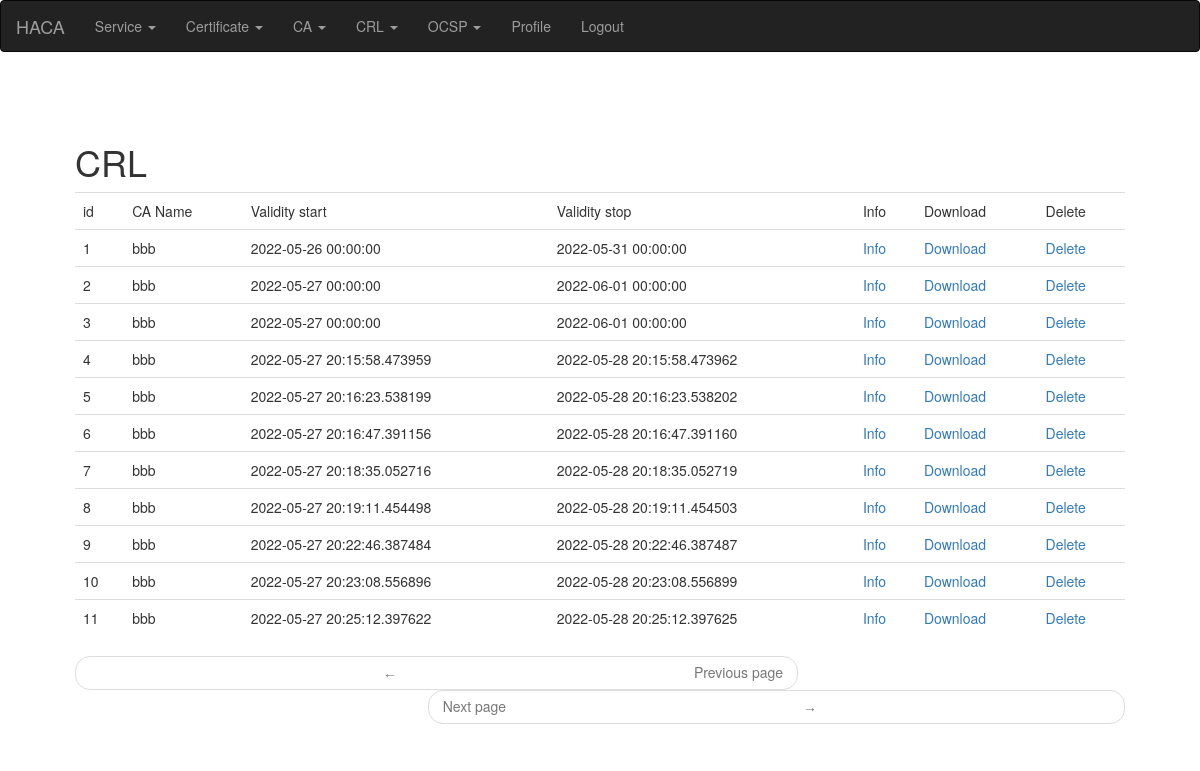
/crl/list/ (signed in), run on an earlier commit of the app's database.
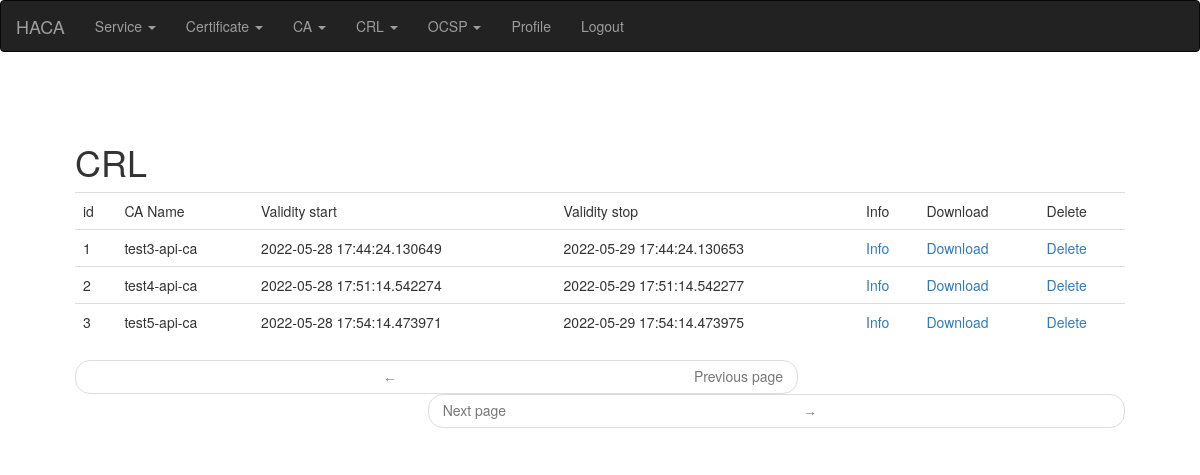
And on a later commit of the database.
### app/modules/crl/models.py (models this page shows, shortened)
class Crl(PaginatedAPIMixin, db.Model):
    __tablename__ = "crl"
    __searchable__ = []
    id = db.Column(db.Integer, primary_key=True)
    ca = db.relationship('CertificationAuthority', foreign_keys='Crl.ca_id')
    ca_id = db.Column(db.Integer, db.ForeignKey('certification_authority.id'))
    crl = CertificateRevocationList
    validity_start = db.Column(db.DateTime)
    validity_end = db.Column(db.DateTime)
    pem = db.Column(db.String(2000))

### app/modules/ca/models.py (models this page shows, shortened)
class CertificationAuthority(PaginatedAPIMixin, db.Model):
    __tablename__ = "certification_authority"
    __searchable__ = ['name', 'comment']
    id = db.Column(db.Integer, primary_key=True)
    name = db.Column(db.String(2000))
    certificate = db.relationship('Certificate', foreign_keys='CertificationAuthority.certificate_id')
    certificate_id = db.Column(db.Integer, db.ForeignKey('certificate.id'))
    ca = db.relationship('CertificationAuthority', foreign_keys='CertificationAuthority.ca_id')
    ca_id = db.Column(db.Integer, db.ForeignKey('certification_authority.id'))
    keys = db.relationship('Keys')
    keys_id = db.Column(db.Integer, db.ForeignKey('keys.id'))
    service = db.relationship('Service')
    service_id = db.Column(db.Integer, db.ForeignKey('service.id'))
    approval = db.Column(db.Integer)
    comment = db.Column(db.String(2000))
    crl_cdp = db.Column(db.String(2000))
    ocsp_url = db.Column(db.String(2000))

### app/modules/crl/routes.py (the view)
@bp.route('/crl/list/', methods=['GET', 'POST'])
@login_required
def crl_list():
    page = request.args.get('page', 1, type=int)
    crls = Crl.query.order_by(Crl.id).paginate(
            page, current_app.config['POSTS_PER_PAGE'], False)
    next_url = url_for('main.rack_list', page=crls.next_num) \
        if crls.has_next else None
    prev_url = url_for('main.rack_list', page=crls.prev_num) \
        if crls.has_prev else None
    return render_template('crl.html', title=_('CRL'),
                           crls=crls.items, next_url=next_url,
                           prev_url=prev_url)

### app/main/models.py (called while the page is built)
@login.user_loader
def load_user(id):
    print(f'regular user loaded for login userid: {id}')
    return User.query.get(int(id))

### app/main/routes.py (called while the page is built)
@bp.before_app_request
def before_request():
    if current_user.is_authenticated:
        current_user.last_seen = datetime.utcnow()
        db.session.commit()
    g.locale = str(get_locale())

### app/templates/crl.html (shortened to what this page needs)
{% extends "base.html" %}
{% import 'bootstrap/wtf.html' as wtf %}
{% block app_content %}
{% if crls %}
  <table class="table table-hover">
    <tr>
      <td>{{_('id')}}</td>
      <td>{{_('CA Name')}}</td>
      <td>{{_('Validity start')}}</td>
      <td>{{_('Validity stop')}}</td>
      <td>{{_('Info')}}</td>
      <td>{{_('Download')}}</td>
      <td>{{_('Delete')}}</td>
    </tr>
    {% for c in crls %}
      <tr>
        <td>  {{ c.id }} </td>
        <td>
                {% if c.ca %}
                  {{ c.ca.name }}
                {% endif %}
        </td>
        <td> {{ c.validity_start }} </td>
        <td> {{ c.validity_end }} </td>
        <td>  <A HREF="{{url_for('main.crl_info', id=c.id)}}"> {{ _('Info') }}</A> <br/>
 </td>
        <td>  <A HREF="{{url_for('main.crl_get', id=c.id)}}"> {{ _('Download') }}</A> <br/>
</td>
        <td>  <A HREF="{{url_for('main.crl_delete', id=c.id)}}"> {{ _('Delete') }}</A> <br/>
</td>
      </tr>
    {% endfor %}
  </table>
    <nav aria-label="...">
        <ul class="pager">
            <li class="previous{% if not prev_url %} disabled{% endif %}">
                <a href="{{ prev_url or '#' }}">
                    <span aria-hidden="true">&larr;</span> {{ _('Previous page') }}
                </a>
            </li>
            <li class="next{% if not next_url %} disabled{% endif %}">
                <a href="{{ next_url or '#' }}">
                    {{ _('Next page') }} <span aria-hidden="true">&rarr;</span>
                </a>
            </li>
        </ul>
    </nav>
{% endif %}
{% endblock %}

### app/templates/base.html (shortened to what this page needs)
{% extends 'bootstrap/base.html' %}
{% block navbar %}
<nav class="navbar navbar-inverse ">
 <div class="container-fluid">
   <div class="navbar-header">
     <a class="navbar-brand" href="/">HACA</a>
   </div>
   {% if current_user.is_authenticated %}
  <div class="collapse navbar-collapse" id="myNavbar">
   <ul class="nav navbar-nav">
     <li class="dropdown">
         <a class="dropdown-toggle" data-toggle="dropdown" href="#">Service
         <span class="caret"></span></a>
     </li>
     <li class="dropdown">
         <a class="dropdown-toggle" data-toggle="dropdown" href="#">Certificate
         <span class="caret"></span></a>
     </li>
     <li class="dropdown">
         <a class="dropdown-toggle" data-toggle="dropdown" href="#">CA
         <span class="caret"></span></a>
     </li>
     <li class="dropdown">
         <a class="dropdown-toggle" data-toggle="dropdown" href="#">CRL
         <span class="caret"></span></a>
     </li>
     <li class="dropdown">
         <a class="dropdown-toggle" data-toggle="dropdown" href="#">OCSP
         <span class="caret"></span></a>
     </li>
   {% endif %}
   <ul class="nav navbar-nav navbar-right">
       {% if current_user.is_anonymous %}
       <li class="nav-item"><a href="{{ url_for('auth.login') }}">{{ _('Login') }}</a></li>
       {% else %}
       <li class="nav-item"><a href="{{ url_for('main.user', username=current_user.username) }}">{{ _('Profile') }}</a></li>
       <li class="nav-item"><a href="{{ url_for('auth.logout') }}">{{ _('Logout') }}</a></li>
       {% endif %}
   </ul>
 </div>
</nav>
{% endblock %}
{% block content %}
    <div class="container-fluid" style="margin-left:5%;margin-right:5%;margin-top:70px">
        <h1> {% if title %} {{ title }} {% else %}{{ _('Welcome to HACA') }}{% endif %}</h1>
        {% block app_content %}{% endblock %}
    </div>
{% endblock %}
{% block scripts %}
    <link rel="stylesheet" type="text/css" href="{{ url_for('static',filename='styles/custom.css') }}">
{% endblock %}

### app/static/styles/custom.css (style rules this page uses)
span { width: 600px; word-wrap: break-word; display: inline-block; font-size: 14px; font-family: monospace; white-space: pre-line; }

What changed in the data, as far as the page shows it:
removed Crl: id "4", ca.name "bbb", validity_start "2022-05-27 20:15:58.473959", validity_end "2022-05-28 20:15:58.473962"
removed Crl: id "5", ca.name "bbb", validity_start "2022-05-27 20:16:23.538199", validity_end "2022-05-28 20:16:23.538202"
removed Crl: id "6", ca.name "bbb", validity_start "2022-05-27 20:16:47.391156", validity_end "2022-05-28 20:16:47.391160"
removed Crl: id "7", ca.name "bbb", validity_start "2022-05-27 20:18:35.052716", validity_end "2022-05-28 20:18:35.052719"
removed Crl: id "8", ca.name "bbb", validity_start "2022-05-27 20:19:11.454498", validity_end "2022-05-28 20:19:11.454503"
removed Crl: id "9", ca.name "bbb", validity_start "2022-05-27 20:22:46.387484", validity_end "2022-05-28 20:22:46.387487"
removed Crl: id "10", ca.name "bbb", validity_start "2022-05-27 20:23:08.556896", validity_end "2022-05-28 20:23:08.556899"
removed Crl: id "11", ca.name "bbb", validity_start "2022-05-27 20:25:12.397622", validity_end "2022-05-28 20:25:12.397625"
changed Crl id 1: ca.name "bbb" → "test3-api-ca"; validity_start "2022-05-26 00:00:00" → "2022-05-28 17:44:24.130649"; validity_end "2022-05-31 00:00:00" → "2022-05-29 17:44:24.130653"
changed Crl id 2: ca.name "bbb" → "test4-api-ca"; validity_start "2022-05-27 00:00:00" → "2022-05-28 17:51:14.542274"; validity_end "2022-06-01 00:00:00" → "2022-05-29 17:51:14.542277"
changed Crl id 3: ca.name "bbb" → "test5-api-ca"; validity_start "2022-05-27 00:00:00" → "2022-05-28 17:54:14.473971"; validity_end "2022-06-01 00:00:00" → "2022-05-29 17:54:14.473975"
